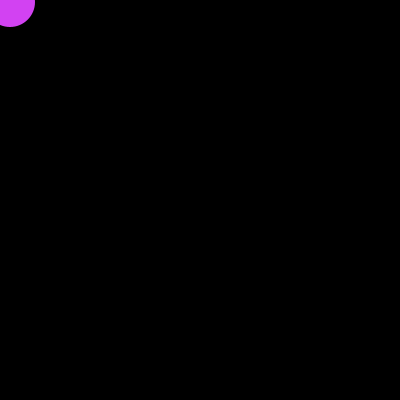
Frame 1 (no input)
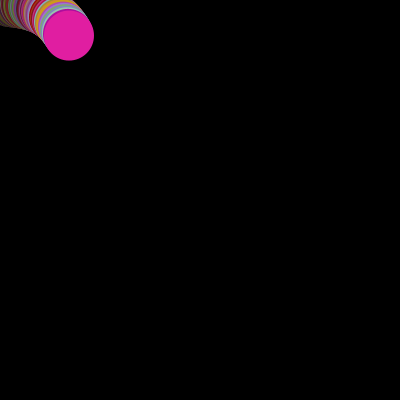
Frame 60 (the mouse pressed at the canvas centre just before this capture)
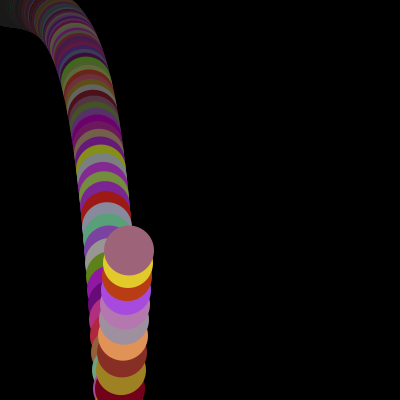
Frame 120 (the mouse held since frame 60 and released just before this capture)

The Processing sketch that drew these frames (run headless with seeded random() and noise(); from frame 60 on, the mouse is pressed at the canvas centre):

// Processing sketch: processing_11534
// ── processing_11534.pde

int diametro = 50;
int bolaX = 10;
float bolaY = 2;
boolean desce = true;
boolean direita = true;
int topo = 2;


void setup(){
  size(400,400);
  background(0);
  noStroke();
  smooth();
}


void draw(){
  //aqui desenha o fundo
  fill(0,0,0,5);
  rect(0,0,width,height);
  
  //aqui desenha a elipse
  fill(random(128)+128,random(255),random(255));
  ellipse(bolaX,bolaY,diametro,diametro);
  
  if (direita==true){
    // bola anda para a direita
    bolaX++;
  }
  if (direita==false){
    // bola anda para a esquerda
    bolaX--;
  }
  
  if( desce==true){
    bolaY=bolaY*1.05;
  }
  if(desce==false){
    bolaY=bolaY/1.05;
  }
  
  if(bolaY > height){
    desce = false;
    topo = topo+10;
  }
  if(bolaY < topo){
    desce = true;
  }
  
  if(bolaX > width){
    direita = false;
  }
  if(bolaX < 0){
    direita = true;
  }
    
}
